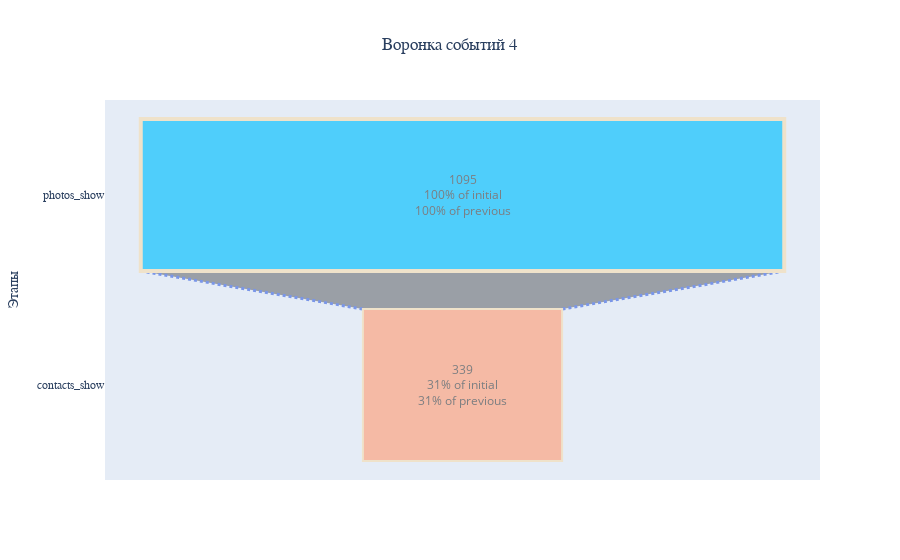

This figure's notebook cell:
### Markdown cell above
#### photos_show -> contacts_show

### Code cell
table_temp = filtred_data(dataset,'photos_show', 'contacts_show')
build_funnel(table_temp, 4)

### Figure 1 — Plotly figure (JSON) as saved in the notebook; plotly's stock layout.template omitted (floating-point values rounded to 4 significant figures)
{"data": [{"connector": {"line": {"color": "royalblue", "dash": "dot", "width": 3}}, "marker": {"color": ["deepskyblue", "lightsalmon", "tan", "teal", "silver"], "line": {"color": ["wheat", "wheat", "blue", "wheat", "wheat"], "width": [4, 2, 2, 3, 1, 1]}}, "opacity": 0.65, "textinfo": "value+percent initial+percent previous", "textposition": "inside", "type": "funnel", "x": [1095, 339], "y": ["photos_show", "contacts_show"]}], "layout": {"title": {"font": {"family": "Times New Roman"}, "text": "Воронка событий 4", "x": 0.5}, "yaxis": {"tickfont": {"family": "Times New Roman"}, "title": {"font": {"family": "Times New Roman"}, "text": "Этапы"}}}}
